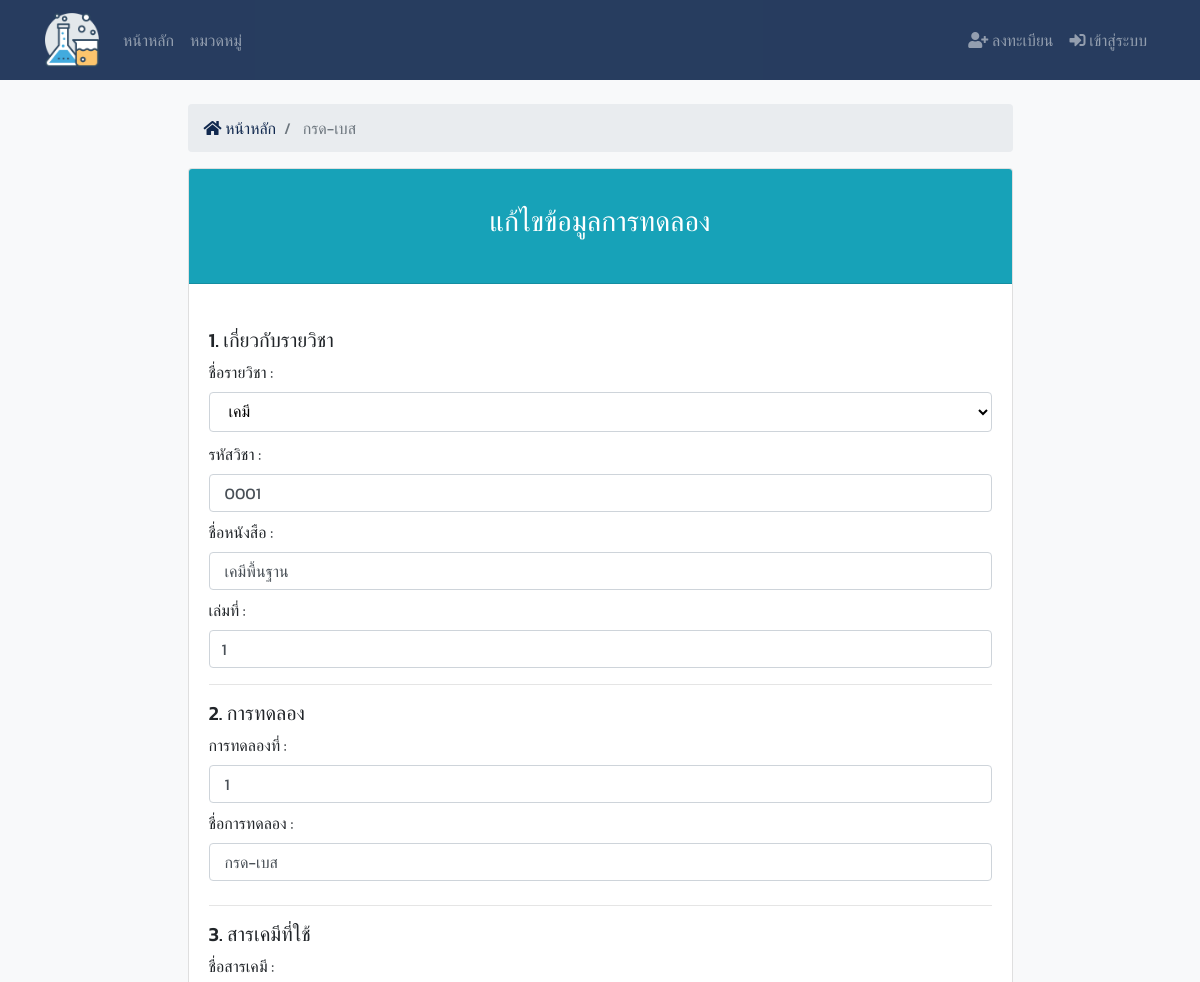
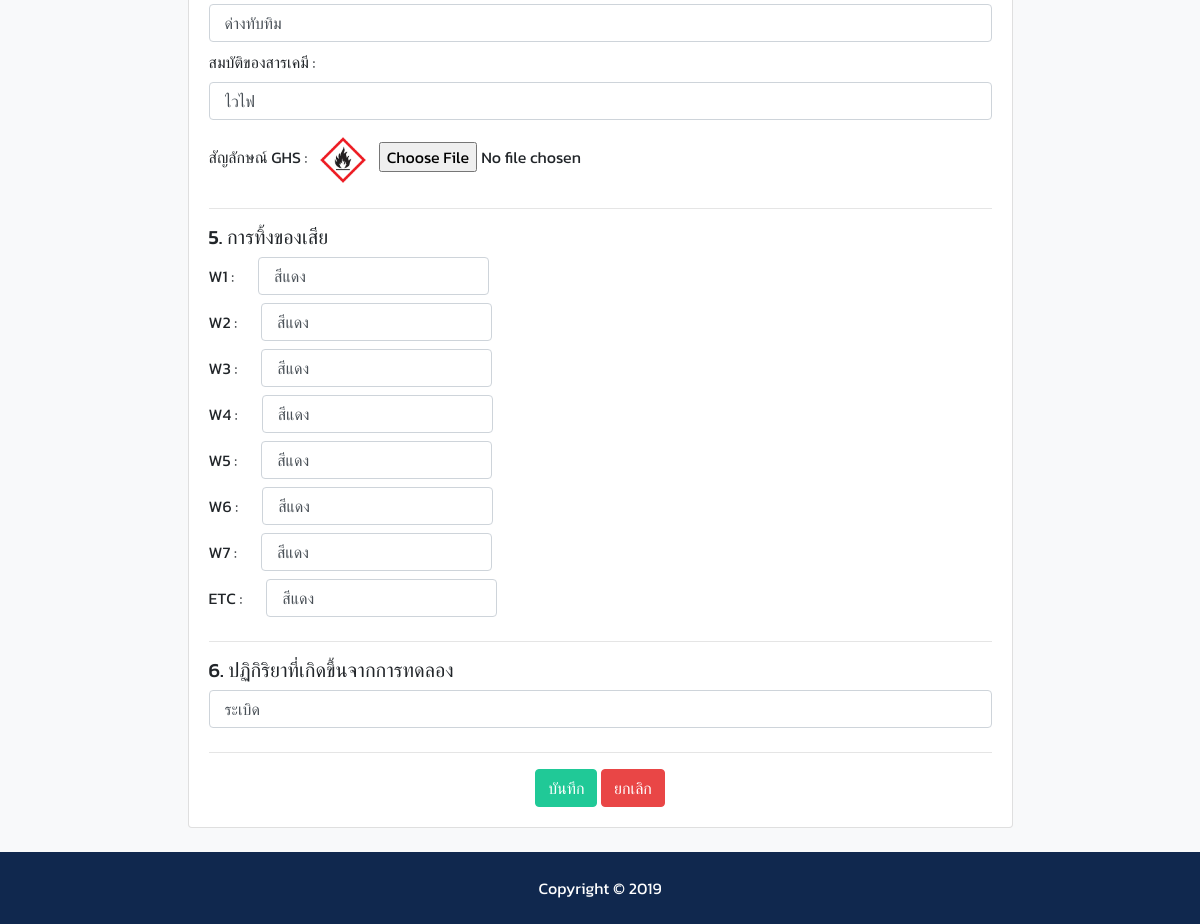
The app's page /home/edit/5 with its own data (2 pictures, top to bottom).
### myapp/models.py (models this page shows, shortened)
class Chemistry(models.Model):
    COURSE_CHOICES = (
                        ('เคมี', 'เคมี'),
                        ('ชีววิทยา', 'ชีววิทยา'),
    )
    course = models.CharField(max_length=50, choices=COURSE_CHOICES)
    course_number = models.CharField(max_length=100)
    titile = models.CharField(max_length=200)
    book_number = models.CharField(max_length=50)
    experiment_number = models.CharField(max_length=50)
    experiment_name = models.CharField(max_length=200)
    chemical_name = models.CharField(max_length=200)
    chemical_properties =  models.TextField()
    ghs_sign = models.ImageField(upload_to='GHS_SIGN/%Y/%m/%d', blank=True)
    w1 = models.CharField(max_length=100)
    w2 = models.CharField(max_length=100)
    w3 = models.CharField(max_length=100)
    w4 = models.CharField(max_length=100)
    w5 = models.CharField(max_length=100)
    w6 = models.CharField(max_length=100)
    w7 = models.CharField(max_length=100)
    w = models.CharField(max_length=100)
    reactions = models.TextField()

### myapp/views.py (the view)
# urls.py: path('edit/<int:chemistry_id>', views.edit_form, name='edit'),
def edit_form(request, chemistry_id):
    chemis = Chemistry.objects.get(pk = chemistry_id)
    context = {
        'chemistry' : chemis,
    }
    return render(request ,'myapp/edit.html',context)

### templates/myapp/edit.html (shortened to what this page needs)
{% extends 'base.html' %}
{% block content %}
    <section id="create" class="bg-light py-4">
        <div class="container">
            <div class="row">
                <div class="col-md-9 mx-auto">
                    <div class="row page-titles">
                        <div class="col-md-12 align-self-center">
                            <ol class="breadcrumb">
                                <li class="breadcrumb-item"><a href="{% url 'index' %}"><i class="fas fa-home"></i> หน้าหลัก </a></li>
                                <li class="breadcrumb-item active">{% block name %} {{ chemistry.experiment_name }} {% endblock name %}</li>
                            </ol>
                        </div>
                    </div>
                </div>
                <div class="col-md-9 mx-auto">
                    <div class="card">
                        <div class="card-header bg-info text-white text-center"><br>
                            <h3> แก้ไขข้อมูลการทดลอง</h3><br>
                        </div><br>
                        <div class="card-body">
                            <form action="{% url 'editsave' %}" method="POST">
                                <h5>1. เกี่ยวกับรายวิชา</h5>
                                <div class="form-group">
                                    <label for="name">ชื่อรายวิชา : </label>
                                    <select name="course" id="course" required="true">
                                        <option value="0" {% if chemistry.course == 0 %} selected {% endif %}>เคมี</option>
                                    </select>
                                    <label for="name" class="mb-2 mr-sm-4">รหัสวิชา : </label>
                                    <input type="text" class="form-control mb-2 mr-sm-4" id="RTECS" value="{{ chemistry.course_number }}" required="true">
                                    <label for="name" class="mb-2 mr-sm-4">ชื่อหนังสือ : </label>
                                    <input type="text" class="form-control mb-2 mr-sm-4" id="CAS " value="{{ chemistry.titile }}" required="true">
                                    <label for="name" class="mb-2 mr-sm-4">เล่มที่ : </label>
                                    <input type="number" class="form-control mb-2 mr-sm-4" id="RTECS" value="{{ chemistry.book_number }}" required="true">
                                </div><hr>
                                <h5>2. การทดลอง</h5>
                                <div class="form-group">
                                    <label for="thainame" class="mb-2 mr-sm-4">การทดลองที่ : </label>
                                    <input type="text" class="form-control mb-2 mr-sm-4" id="thainame" value="{{ chemistry.experiment_number }}"  required="true">
                                    <label for="chemname" class="mb-2 mr-sm-4">ชื่อการทดลอง : </label>
                                    <input type="text" class="form-control mb-2 mr-sm-4" id="chemname" value="{{ chemistry.experiment_name }}" required="true">
                                </div><hr>
                                <h5>3. สารเคมีที่ใช้</h5>
                                <div class="form-group">
                                    <label for="name" class="mb-2 mr-sm-4">ชื่อสารเคมี : </label>
                                    <input type="text" class="form-control mb-2 mr-sm-4" id="formula " value="{{ chemistry.chemical_name  }}" required="true">
                                    <label for="name" class="mb-2 mr-sm-4">สมบัติของสารเคมี : </label>
                                    <input type="text" class="form-control mb-2 mr-sm-4" id="formula " value="{{ chemistry.chemical_properties }}" required="true">
                                    <label for="ghs">สัญลักษณ์ GHS : </label>
                                    {% if chemistry.ghs_sign != '' %}
                                    <img style="width:64px;" src="{{chemistry.ghs_sign.url}}">
                                    {% endif %}
                                    <input id="ghs" type="file" name="ghs">
                                </div><hr>
                                <h5>5. การทิ้งของเสีย</h5>
                                <div class="form-inline">
                                    <label for="name" class="mb-2 mr-sm-4">W1 : </label>
                                    <input type="text" class="form-control mb-2 mr-sm-4" id="w1" value="{{ chemistry.w1 }}" required="true">
                                </div>
                                <div class="form-inline">
                                    <label for="name" class="mb-2 mr-sm-4">W2 : </label>
                                    <input type="text" class="form-control mb-2 mr-sm-4" id="w2" value="{{ chemistry.w2 }}" required="true">
                                </div>
                                <div class="form-inline">
                                    <label for="name" class="mb-2 mr-sm-4">W3 : </label>
                                    <input type="text" class="form-control mb-2 mr-sm-4" id="w3" value="{{ chemistry.w3 }}" required="true">
                                </div>
                                <div class="form-inline">
                                    <label for="name" class="mb-2 mr-sm-4">W4 : </label>
                                    <input type="text" class="form-control mb-2 mr-sm-4" id="w4" value="{{ chemistry.w4 }}" required="true">
                                </div>
                                <div class="form-inline">
                                    <label for="name" class="mb-2 mr-sm-4">W5 : </label>
                                    <input type="text" class="form-control mb-2 mr-sm-4" id="w5" value="{{ chemistry.w5 }}" required="true">
                                </div>
                                <div class="form-inline">
                                    <label for="name" class="mb-2 mr-sm-4">W6 : </label>
                                    <input type="text" class="form-control mb-2 mr-sm-4" id="w6" value="{{ chemistry.w6 }}" required="true">
                                </div>
                                <div class="form-inline">
                                    <label for="name" class="mb-2 mr-sm-4">W7 : </label>
                                    <input type="text" class="form-control mb-2 mr-sm-4" id="w7" value="{{ chemistry.w7 }}" required="true">
                                </div>
                                <div class="form-inline">
                                    <label for="name" class="mb-2 mr-sm-4">ETC : </label>
                                    <input type="text" class="form-control mb-2 mr-sm-4" id="w" value="{{ chemistry.w }}" required="true">
                                </div><hr>
                                <h5>6. ปฏิกิริยาที่เกิดขึ้นจากการทดลอง</h5>
                                <div class="form-group">
                                    <input type="text" class="form-control mb-2 mr-sm-4" id="w" value="{{ chemistry.reactions }}" required="true">
                                </div><hr>
                                <div class="text-center">
                                    <input type="submit" value="บันทึก" class="btn btn-success">
                                    <a href="{% url 'index' %}" class="btn btn-danger">ยกเลิก</a>
                                </div>
                            </form>
                        </div>
                    </div>
	            </div>
            </div>
        </div>
    </section>
{% endblock content %}

### chemprojects/static/css/all.css (style rules this page uses)
.fa, .fas, .far, .fal, .fab { -moz-osx-font-smoothing: grayscale; -webkit-font-smoothing: antialiased; display: inline-block; font-style: normal; font-variant: normal; text-rendering: auto; line-height: 1; }
.fa-home:before { content: "\f015"; }
.fa, .fas { font-family: 'Font Awesome 5 Free'; font-weight: 900; }

### chemprojects/static/css/style.css (style rules this page uses)
body { font-family: 'Kanit', sans-serif; }
img { width: 100%; }

### templates/myapp/edit.html (style rules this page uses)
input[type="text"],select { width: 100%; padding: 6px 15px; display: inline-block; border: 1px solid #ced4da; border-radius: 0.25rem; margin-bottom: 10px; background-color: white; }

### records on screen
Chemistry: experiment_name "กรด-เบส", course_number "0001", titile "เคมีพื้นฐาน", book_number "1", experiment_number "1", chemical_name "ด่างทับทิม", chemical_properties "ไวไฟ", ghs_sign (picture), w1 "สีแดง", w2 "สีแดง", w3 "สีแดง", w4 "สีแดง", w5 "สีแดง", w6 "สีแดง", w7 "สีแดง", w "สีแดง", reactions "ระเบิด"
